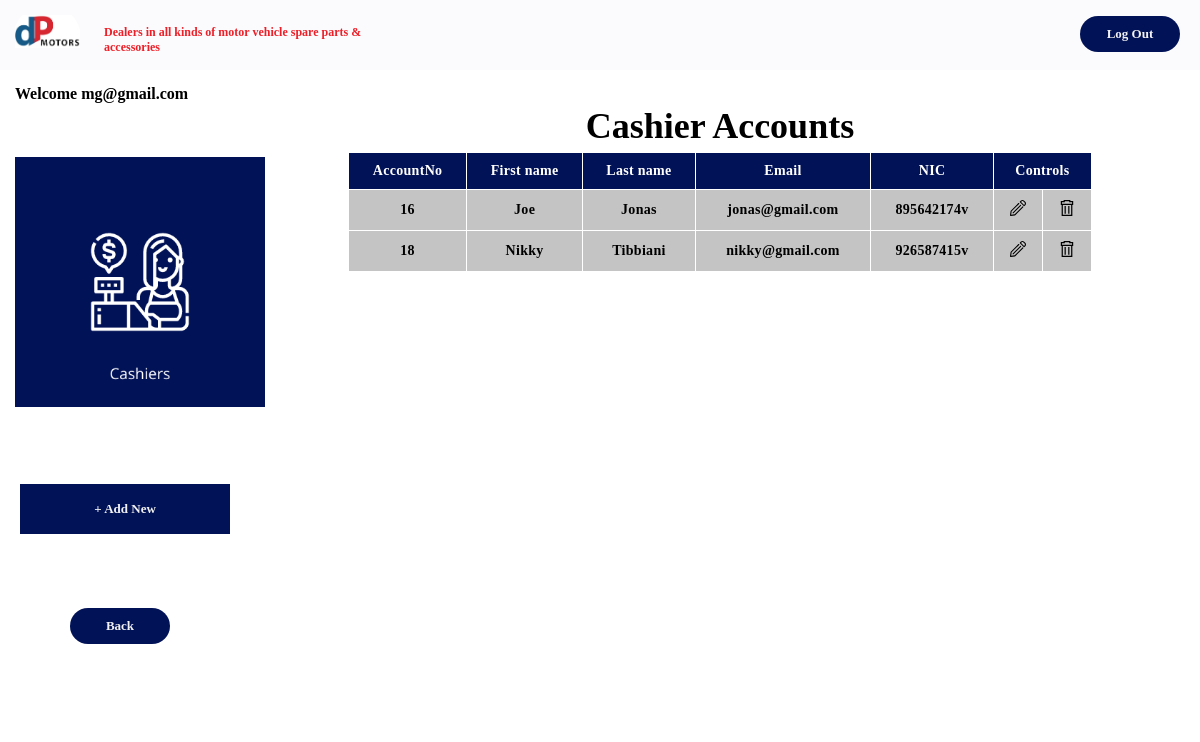
The page /UI/manageAccounts/cashieraccounts.php (signed in) on the database its author committed.
### tables this page shows
CREATE TABLE IF NOT EXISTS `users` (
  `id` int(10) NOT NULL AUTO_INCREMENT,
  `fname` varchar(255) NOT NULL,
  `lname` varchar(255) NOT NULL,
  `email` varchar(255) NOT NULL,
  `nic` varchar(255) NOT NULL,
  `password` varchar(255) NOT NULL,
  `type` varchar(100) DEFAULT NULL,
  `contact` text,
  `address` text,
  `state` varchar(15) NOT NULL DEFAULT 'activated',
  PRIMARY KEY (`id`)
);

### UI/manageAccounts/cashieraccounts.php (the view, shortened to what this page needs)
<?php
if($_SESSION['type'] == "admin")
{
    $email =  $_SESSION['email'];
}else{
    header("location: ../UI/Auth-UI/Login.php?error=unscuccessful-attempt-cashierDashboard");
}
?>
<!DOCTYPE HTML>
<html lang="en">
<head>
    <link rel="stylesheet" href="../../css/main.css">
</head>
<body>
    <div class="row r1">
        <div class="col-13">
            <img src="../../images/logo.png" class="navLogo">
        </div>
        <div class="col-nav">
            <h4 class="navSlogan">Dealers in all kinds of motor vehicle spare parts & accessories</h4>
        </div>
        <div class="col-14 navbar">
        <form action="../../includes/logout.inc.php">
                <button class="navButton"> Log Out </button>
            </form>
        </div>
    </div>
    <div class="row r3">
        <div class="col-15 ">
            <p> Welcome <?php echo  $email ?></p><br><br><br>
            <img src="../../images/admin/cashier.png" style="width: 250px;" alt=""><br><br><br><br><br>
            <button class="adminbutton1" onclick="OnClickOpenAddEmloyee()" >+ Add New</button>
            <br><br><br><br><br>
            <p style="text-align: center;"> <button onclick="history.back()" class="navButton">Back </button></p>
            <br><br><br>
        </div>
        <div class="col-16 content">
            <div style="overflow-x:auto;">
                <div class="th-table-container1">
                    <h2 class="th-th2">Cashier Accounts<h2>
                <table class="th-user-table">
                    <thead>
                    <th>AccountNo</th>
                      <th>First name</th>
                      <th>Last name</th>
                      <th>Email</th>
                      <th>NIC</th>
                      <th colspan="2" style="text-align: center;">Controls</th>
                    </thead>
                    <tbody>
                        <?php
                            $conn = mysqli_connect("localhost", "root", "", "is2102");
                            $sql = "SELECT id, fname, lname,email, nic  FROM users where type='cashier'";
                            $result = $conn->query($sql);
                            while($row = mysqli_fetch_array($result)) {
                        ?>
                        <tr>
                            <td><?php echo $row["id"]; ?></td>
                            <td><?php echo $row["fname"];?></td>
                            <td><?php echo $row["lname"];?></td>
                            <td><?php echo $row["email"];?></td>
                            <td><?php echo $row["nic"];?></td>
                            <td><a href="update.process.php?id=<?php echo $row["id"]; ?>"><button class="th-button-icon" onclick="OnClickOpenUpdateEmployee()"><img src='../../images/Employee & Supplier/edit.svg' class='th-svg-icons'></button></a></td>
                            <td><a href="delete.process.php?id=<?php echo $row["id"]; ?>"><button class="th-button-icon" onclick="OnClickOpenDeleteEmployee()"><img src='../../images/Employee & Supplier/delete.svg' class='th-svg-icons'></button></a></td>
                        </tr>
                        <?php
                            }
                        ?>
                      </tbody>
                  </table>
            </div>
        </div>
    </div>
</body>
</html>

### css/responsive.css (style rules this page uses)
* { margin:0; padding:0; font-family: 'Tahoma'; font-weight:bold; box-sizing:border-box; }
[class*="col-"] { float: left; padding: 15px; border: 0px solid red; }
.row::after { content: ""; clear: both; display: table; }
.col-13 { width: 7%; }
.col-14 { width: 68%; }
.col-15 { width: 20%; }
.col-16 { width: 80%; }
.col-nav { width: 25%; }
.navLogo { height: auto; width: 65px; z-index: -1; }
.navSlogan { padding-top: 10px; padding-left: 5px; color:#ED1F28; font-size: 12px; }
.r1 { background-color: #FBFBFD; }
.navbar { text-align: center; display: flex; justify-content: end; }
button { border-radius:25px; }
.navButton { border: none; background-color:#021257; width: 100px; padding: 10px 10px; transition-duration:0.4s; cursor: pointer; margin: 1px 5px; text-align: center; text-decoration: none; color:#F2F2F2; font-size: 13px; font-weight: bold; }

### css/employee-supplier.css (style rules this page uses)
.th-table-container1 { padding:0 10%; margin:20px auto 0; font-family: sans-serif; }
.th-th2 { text-align: center; text-decoration: none; font-size: 36px; margin-bottom: 5px; }
.th-user-table { width:100%; border:0px; border-collapse: collapse; }
.th-user-table thead { background-color: #021257; color:#ffffff; }
.th-user-table thead tr th { padding:10px; letter-spacing: 0.30px; font-size: 14px; font-weight: bold; text-align: center; text-decoration: none; border:1px solid #ffffff; border-collapse: collapse; }
.th-user-table tbody tr td { padding:10px; letter-spacing: 0.30px; font-size: 14px; font-weight: bold; text-align: center; text-decoration: none; border:1px solid #ffffff; border-collapse: collapse; background-color: #c4c4c4; color:#000; }
.th-svg-icons { width: 16px; height: 16px; border: none; cursor: pointer; background-color: transparent; }
.th-button-icon { border:none; height:16px; width:16px; background-color: #c4c4c4; }

### css/admin.css (style rules this page uses)
.adminbutton1 { border-radius: 0px; border: none; background-color:#021257; width: 100%; height: 50px; padding: 10px 10px; transition-duration:0.4s; cursor: pointer; margin: 1px 5px; text-align: center; text-decoration: none; color:#F2F2F2; font-size: 13px; font-weight: bold; }

### rows shown on the page
users: id "16", fname "Joe", lname "Jonas", email "jonas@gmail.com", nic "895642174v"
users: id "18", fname "Nikky", lname "Tibbiani", email "nikky@gmail.com", nic "926587415v"

### other values the page prints
$email "mg@gmail.com"
